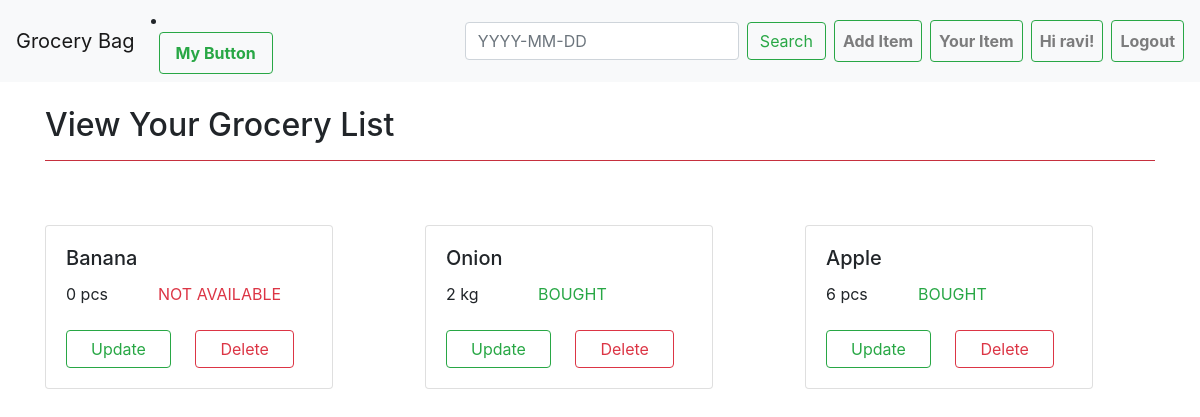
The page /youritem (signed in) on the database its author committed.
### store/models.py (models this page shows, shortened)
class Item(models.Model):
    status_choices = (
        ('BOUGHT',"BOUGHT"),
        ('NOT AVAILABLE','NOT AVAILABLE'),
        ('PENDING','PENDING'),
    )
    user = models.ForeignKey(User, on_delete = models.CASCADE, null=True, blank=True)
    name = models.CharField(max_length=25)
    quantity = models.CharField(max_length=10)
    status = models.CharField(choices = status_choices, max_length =15)
    date = models.DateField(default='YYYY-MM-DD')

### store/views.py (the view)
# urls.py: path('youritem',views.your_item),
def your_item(request):
    items = Item.objects.filter(user= request.user)
    context = {'data':items}
    return render(request, 'store/userlist.html', context)

### store/templates/store/userlist.html (shortened to what this page needs)
{% extends 'store/base.html' %}
{% block content %}
<div class="container my-4">
  <div>
    <h2>View Your Grocery List</h2>
    <hr class="bg-danger">
  </div>
  <div class="row">
    {% for item in data %}
    <div class="col-md-4 mt-5">
      <div class="card" style="width: 18rem;">
        <div class="card-body">
          <h5 class="card-title">{{item.name}}</h5>
          <div class="row">
            <div class="col-4 mr-auto">{{item.quantity}}</div>
            <div class="col-8">
              {% if item.status == 'NOT AVAILABLE' %}
              <span class="card-text text-justify text-danger">{{item.status}}</span>
              {% elif item.status == 'BOUGHT' %}
              <span class="card-text text-justify text-success">{{item.status}}</span>
              {% else %}
              <span class="card-text text-justify text-primary">{{item.status}}</span>
              {% endif %}
            </div>
          </div>
          {% if request.user.is_authenticated %}
          <a href="/updateitem/{{item.id}}" class="card-link btn btn-outline-success px-4 mt-4">Update</a>
          <a href="/deleteitem/{{item.id}}" class="card-link btn btn-outline-danger px-4 mt-4">Delete</a>
          {% else %}
          <a href="/login" class="card-link btn btn-outline-success px-4 mt-4">Update</a>
          <a href="/login" class="card-link btn btn-outline-danger px-4 mt-4">Delete</a>
          {% endif %}
        </div>
      </div>
    </div>
    {% endfor %}
  </div>
</div>
{% endblock content %}

### store/templates/store/base.html (shortened to what this page needs)
<!doctype html>
<html lang="en">
<head>
    <link rel="stylesheet" href="https://maxcdn.bootstrapcdn.com/bootstrap/4.0.0/css/bootstrap.min.css"
>
</head>
<body>
    <nav class="navbar navbar-expand-lg navbar-light bg-light">
        <a class="navbar-brand" href="/">Grocery Bag</a>
         <li class="nav-item">
                    <button class="nav-link btn btn-outline-success ml-2" onclick = "alert(document.title);" href=""><b>My Button</b></button>
        </li>
        <div class="collapse navbar-collapse" id="navbarSupportedContent">
            <ul class="navbar-nav ml-auto">
                {% if request.user.is_authenticated %}
                <form class="form-inline my-2 my-lg-0" action="/search">
                    <input name="si" class="form-control mr-sm-2" type="search"
                        aria-label="Search" placeholder={% if si %}"{{si}}"{% else %}"YYYY-MM-DD"{% endif %}>
                    <button class="btn btn-outline-success my-2 my-sm-0" type="submit">Search</button>
                </form>
                <li class="nav-item">
                    <a class="nav-link btn btn-outline-success ml-2" href="/createitem"><b>Add Item</b></a>
                </li>
                <li class="nav-item">
                    <a class="nav-link btn btn-outline-success ml-2" href="/youritem"><b>Your Item</b></a>
                </li>
                <li class="nav-item">
                    <a class="nav-link btn btn-outline-success ml-2" href=""><b>Hi {{request.user}}!</b></a>
                </li>
                <li class="nav-item ">
                    <a class="nav-link btn btn-outline-success ml-2" href="/logout"><b>Logout</b></a>
                </li>
                {% endif %}
            </ul>
        </div>
    </nav>
    {% block content %}
    {% endblock content %}
</body>
</html>

### rows shown on the page
Item: name "Banana", quantity "0 pcs", status "NOT AVAILABLE"
Item: name "Onion", quantity "2 kg", status "BOUGHT"
Item: name "Apple", quantity "6 pcs", status "BOUGHT"

### other values the page prints
{{ request.user }} "ravi"
